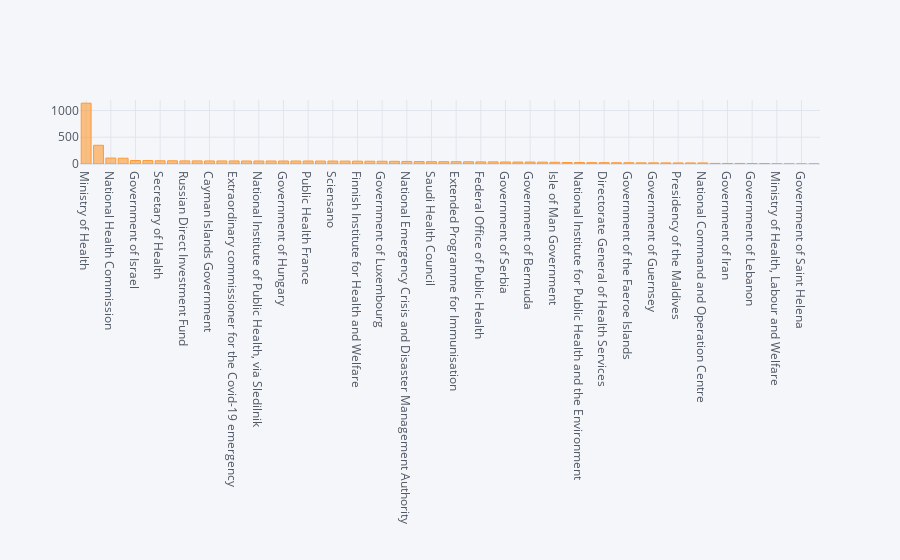

This figure's notebook cell:
### Code cell
# Bar plot for different health organisations
cv.source_name.value_counts().sort_values(ascending=False).iplot(kind="bar")
print('Highest number of Vaccines supplied by ministry of health')

### Figure 1 — Plotly figure (JSON) as saved in the notebook; plotly's stock layout.template omitted (floating-point values rounded to 4 significant figures)
{"data": [{"marker": {"color": "rgba(255, 153, 51, 0.6)", "line": {"color": "rgba(255, 153, 51, 1.0)", "width": 1}}, "name": "source_name", "orientation": "v", "text": "", "type": "bar", "x": ["Ministry of Health", "Government of the United Kingdom", "National Health Commission", "National Health Service", "Government of Israel", "Centers for Disease Control and Prevention", "Secretary of Health", "Department of Statistics and Health Information", "Russian Direct Investment Fund", "National Strategic Group on COVID-19", "Cayman Islands Government", "Robert Koch Institut", "Extraordinary commissioner for the Covid-19 emergency", "National Health Board", "National Institute of Public Health, via Sledilnik", "Government of Romania", "Government of Hungary", "Statens Serum Institut", "Public Health France", "Public Health Agency of Sweden", "Sciensano", "Norwegian Institute of Public Health", "Finnish Institute for Health and Welfare", "Directorate of Health", "Government of Luxembourg", "Heath Service Executive", "National Emergency Crisis and Disaster Management Authority", "Government of Cyprus", "Saudi Health Council", "Government of Canada", "Extended Programme for Immunisation", "Government of Gibraltar", "Federal Office of Public Health", "COVID-19 Vaccine Information Platform", "Government of Serbia", "Regional governments via Coronavirus Brasil", "Government of Bermuda", "COVID-19 Malta Public Health Response Team", "Isle of Man Government", "Government of Ecuador via Ecuacovid", "National Institute for Public Health and the Environment", "Government of Andorra", "Directorate General of Health Services", "National Communication Committee on COVID-19", "Government of the Faeroe Islands", "Government of Jersey", "Government of Guernsey", "Government of Azerbaijan", "Presidency of the Maldives", "National Council", "National Command and Operation Centre", "Government of Macao", "Government of Iran", "Government of Nepal", "Government of Lebanon", "Government of the Falkland Islands", "Ministry of Health, Labour and Welfare", "Ministry of Public Health", "Government of Saint Helena", "Government of Greenland"], "y": [1136, 350, 111, 108, 65, 64, 60, 60, 58, 58, 57, 57, 57, 56, 56, 56, 56, 56, 56, 55, 55, 54, 53, 52, 51, 50, 48, 46, 44, 43, 43, 42, 40, 40, 38, 37, 37, 35, 32, 28, 28, 26, 26, 24, 24, 22, 22, 21, 20, 20, 20, 11, 10, 10, 9, 9, 3, 2, 1, 1]}], "layout": {"legend": {"bgcolor": "#F5F6F9", "font": {"color": "#4D5663"}}, "paper_bgcolor": "#F5F6F9", "plot_bgcolor": "#F5F6F9", "title": {"font": {"color": "#4D5663"}}, "xaxis": {"gridcolor": "#E1E5ED", "showgrid": true, "tickfont": {"color": "#4D5663"}, "title": {"font": {"color": "#4D5663"}, "text": ""}, "zerolinecolor": "#E1E5ED"}, "yaxis": {"gridcolor": "#E1E5ED", "showgrid": true, "tickfont": {"color": "#4D5663"}, "title": {"font": {"color": "#4D5663"}, "text": ""}, "zerolinecolor": "#E1E5ED"}}}
